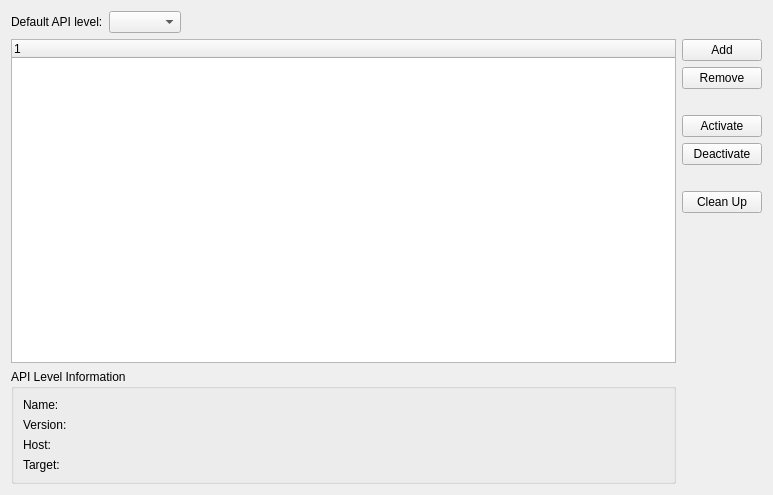
<?xml version="1.0" encoding="UTF-8"?>
<ui version="4.0">
 <class>Qnx::Internal::BlackBerryNDKSettingsWidget</class>
 <widget class="QWidget" name="Qnx::Internal::BlackBerryNDKSettingsWidget">
  <property name="geometry">
   <rect>
    <x>0</x>
    <y>0</y>
    <width>773</width>
    <height>495</height>
   </rect>
  </property>
  <property name="windowTitle">
   <string>Form</string>
  </property>
  <layout class="QVBoxLayout" name="verticalLayout">
   <item>
    <layout class="QGridLayout" name="gridLayout">
     <item row="0" column="0" colspan="2">
      <layout class="QHBoxLayout" name="horizontalLayout_2">
       <item>
        <widget class="QLabel" name="label_2">
         <property name="text">
          <string>Default API level:</string>
         </property>
        </widget>
       </item>
       <item>
        <widget class="QComboBox" name="apiLevelCombo"/>
       </item>
       <item>
        <spacer name="horizontalSpacer_2">
         <property name="orientation">
          <enum>Qt::Horizontal</enum>
         </property>
         <property name="sizeHint" stdset="0">
          <size>
           <width>40</width>
           <height>20</height>
          </size>
         </property>
        </spacer>
       </item>
      </layout>
     </item>
     <item row="1" column="0">
      <widget class="QTreeWidget" name="ndksTreeWidget">
       <column>
        <property name="text">
         <string notr="true">1</string>
        </property>
       </column>
      </widget>
     </item>
     <item row="1" column="1" rowspan="2">
      <layout class="QVBoxLayout" name="verticalLayout_2">
       <item>
        <widget class="QPushButton" name="addNdkButton">
         <property name="text">
          <string>Add</string>
         </property>
        </widget>
       </item>
       <item>
        <widget class="QPushButton" name="removeNdkButton">
         <property name="text">
          <string>Remove</string>
         </property>
        </widget>
       </item>
       <item>
        <spacer name="verticalSpacer_2">
         <property name="orientation">
          <enum>Qt::Vertical</enum>
         </property>
         <property name="sizeType">
          <enum>QSizePolicy::Fixed</enum>
         </property>
         <property name="sizeHint" stdset="0">
          <size>
           <width>13</width>
           <height>20</height>
          </size>
         </property>
        </spacer>
       </item>
       <item>
        <widget class="QPushButton" name="activateNdkTargetButton">
         <property name="text">
          <string>Activate</string>
         </property>
        </widget>
       </item>
       <item>
        <widget class="QPushButton" name="deactivateNdkTargetButton">
         <property name="text">
          <string>Deactivate</string>
         </property>
        </widget>
       </item>
       <item>
        <spacer name="verticalSpacer_3">
         <property name="orientation">
          <enum>Qt::Vertical</enum>
         </property>
         <property name="sizeType">
          <enum>QSizePolicy::Fixed</enum>
         </property>
         <property name="sizeHint" stdset="0">
          <size>
           <width>13</width>
           <height>20</height>
          </size>
         </property>
        </spacer>
       </item>
       <item>
        <widget class="QPushButton" name="cleanUpButton">
         <property name="text">
          <string>Clean Up</string>
         </property>
        </widget>
       </item>
       <item>
        <spacer name="verticalSpacer">
         <property name="orientation">
          <enum>Qt::Vertical</enum>
         </property>
         <property name="sizeHint" stdset="0">
          <size>
           <width>20</width>
           <height>40</height>
          </size>
         </property>
        </spacer>
       </item>
      </layout>
     </item>
     <item row="2" column="0">
      <widget class="QGroupBox" name="informationBox">
       <property name="title">
        <string>API Level Information</string>
       </property>
       <layout class="QFormLayout" name="formLayout">
        <item row="2" column="1">
         <widget class="QLabel" name="versionLabel">
          <property name="text">
           <string/>
          </property>
         </widget>
        </item>
        <item row="1" column="0">
         <widget class="QLabel" name="label">
          <property name="text">
           <string>Name:</string>
          </property>
         </widget>
        </item>
        <item row="2" column="0">
         <widget class="QLabel" name="label_3">
          <property name="text">
           <string>Version:</string>
          </property>
         </widget>
        </item>
        <item row="3" column="1">
         <widget class="QLabel" name="hostLabel">
          <property name="text">
           <string/>
          </property>
         </widget>
        </item>
        <item row="1" column="1">
         <widget class="QLabel" name="baseNameLabel">
          <property name="text">
           <string/>
          </property>
         </widget>
        </item>
        <item row="3" column="0">
         <widget class="QLabel" name="label_4">
          <property name="text">
           <string>Host:</string>
          </property>
         </widget>
        </item>
        <item row="4" column="0">
         <widget class="QLabel" name="label_5">
          <property name="text">
           <string>Target:</string>
          </property>
         </widget>
        </item>
        <item row="4" column="1">
         <widget class="QLabel" name="targetLabel">
          <property name="text">
           <string/>
          </property>
         </widget>
        </item>
       </layout>
      </widget>
     </item>
    </layout>
   </item>
  </layout>
 </widget>
 <resources/>
 <connections/>
</ui>
